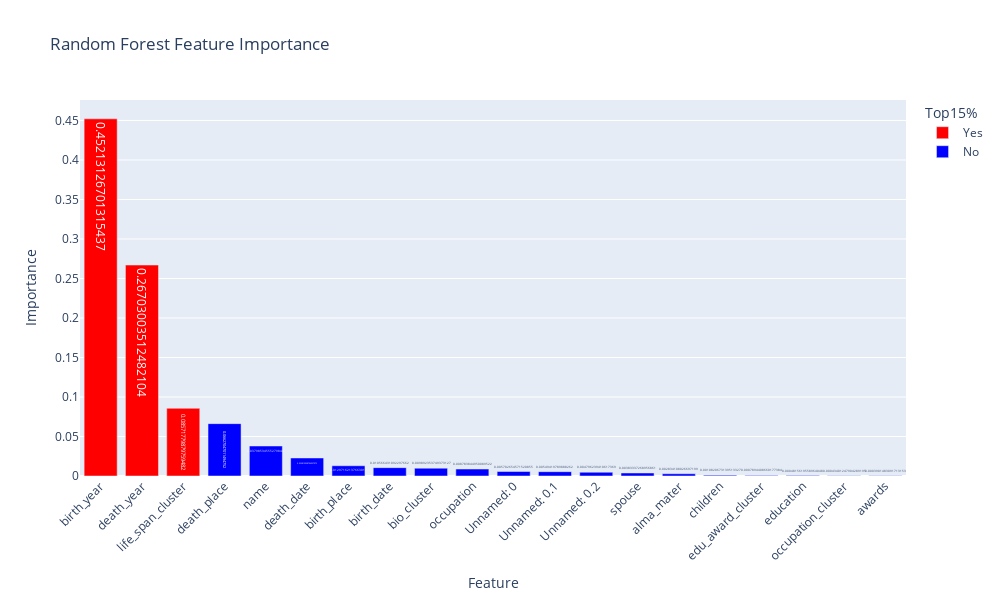

The cell this chart's notebook holds for it:
### Code cell
# Plotly Express yordamida Random Forest feature importance'ni grafik ko'rinishida chiqaramiz
fig = px.bar(
    feat_df,                
    x='Feature',            
    y='Importance',         
    color='Top15%',         
    color_discrete_map={'Yes': 'red', 'No': 'blue'},  
    text='Importance',      
    title='Random Forest Feature Importance'  
)


fig.update_layout(
    xaxis_tickangle=-45,  
    width=1000,           
    height=600            
)

fig.show()

### Figure 1 — Plotly figure (JSON) as saved in the notebook; plotly's stock layout.template omitted (floating-point values rounded to 4 significant figures)
{"data": [{"hovertemplate": "Top15%=Yes<br>Feature=%{x}<br>Importance=%{text}<extra></extra>", "legendgroup": "Yes", "marker": {"color": "red", "pattern": {"shape": ""}}, "name": "Yes", "orientation": "v", "showlegend": true, "text": [0.4521, 0.267, 0.08572], "textposition": "auto", "type": "bar", "x": ["birth_year", "death_year", "life_span_cluster"], "xaxis": "x", "y": [0.4521, 0.267, 0.08572], "yaxis": "y"}, {"hovertemplate": "Top15%=No<br>Feature=%{x}<br>Importance=%{text}<extra></extra>", "legendgroup": "No", "marker": {"color": "blue", "pattern": {"shape": ""}}, "name": "No", "orientation": "v", "showlegend": true, "text": [0.06627, 0.03799, 0.02281, 0.01297, 0.01057, 0.009892, 0.008784, 0.005703, 0.005494, 0.004796, 0.003833, 0.002834, 0.001082, 0.0007894, 0.0004816, 0.000434, 0.0003901], "textposition": "auto", "type": "bar", "x": ["death_place", "name", "death_date", "birth_place", "birth_date", "bio_cluster", "occupation", "Unnamed: 0", "Unnamed: 0.1", "Unnamed: 0.2", "spouse", "alma_mater", "children", "edu_award_cluster", "education", "occupation_cluster", "awards"], "xaxis": "x", "y": [0.06627, 0.03799, 0.02281, 0.01297, 0.01057, 0.009892, 0.008784, 0.005703, 0.005494, 0.004796, 0.003833, 0.002834, 0.001082, 0.0007894, 0.0004816, 0.000434, 0.0003901], "yaxis": "y"}], "layout": {"barmode": "relative", "height": 600, "legend": {"title": {"text": "Top15%"}, "tracegroupgap": 0}, "title": {"text": "Random Forest Feature Importance"}, "width": 1000, "xaxis": {"anchor": "y", "domain": [0, 1], "tickangle": -45, "title": {"text": "Feature"}}, "yaxis": {"anchor": "x", "domain": [0, 1], "title": {"text": "Importance"}}}}
